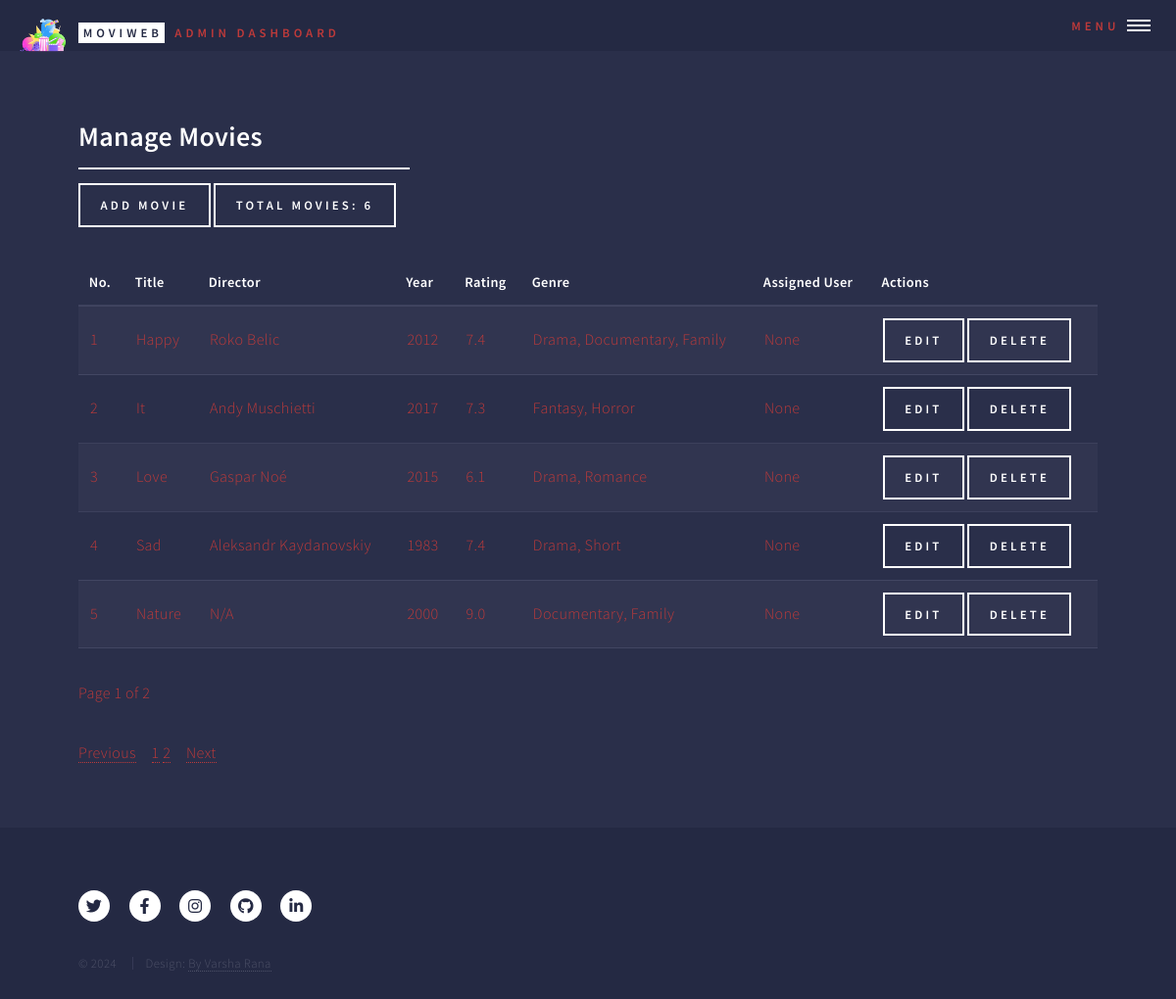
The app's page /admin/manage_movies (signed in) with its own data.
### models.py (models this page shows)
class Movie(db.Model):
    __tablename__ = 'movie'
    id = db.Column(db.Integer, primary_key=True)
    title = db.Column(db.String(100), nullable=False)
    year = db.Column(db.Integer, nullable=False)
    rating = db.Column(db.Float, nullable=False)
    poster = db.Column(db.String(255))  # Optional field to store movie posters
    plot = db.Column(db.Text)  # Optional field to store the plot
    imdbID = db.Column(db.String(255), nullable=True)  # IMDb ID or link
    user_id = db.Column(db.Integer, db.ForeignKey('user.id'))
    admin_id = db.Column(db.Integer, db.ForeignKey('admin.id'))
    director_id = db.Column(db.Integer, db.ForeignKey('director.id'), nullable=False)  # Foreign key to Director
    genres = db.relationship('Genre', secondary=movie_genre, backref='movies')
    favorites = db.relationship('Favorite', back_populates='movie', lazy=True)  # Add this line

class Director(db.Model):
    __tablename__ = 'director'
    id = db.Column(db.Integer, primary_key=True)
    name = db.Column(db.String(100), nullable=False, unique=True)
    movies = db.relationship('Movie', backref='director', lazy=True)

class Genre(db.Model):
    __tablename__ = 'genre'
    id = db.Column(db.Integer, primary_key=True)
    name = db.Column(db.String(50), unique=True, nullable=False)

### blueprints/admin.py (the view)
@admin_bp.route('/manage_movies')
def manage_movies():
    if 'admin_id' not in session:
        session.clear()
        current_cache = current_app.extensions['cache']
        if current_cache and hasattr(current_cache, 'clear'):
            current_cache.clear()
        return redirect(url_for('login'))
    admin_id = session['admin_id']
    admin = Admin.query.get(admin_id)
    num_movies = Movie.query.filter_by(admin_id=admin_id).count()
    total_num_movies = Movie.query.count()
    page = request.args.get('page', 1, type=int)
    per_page = 5
    movies = Movie.query.filter_by(admin_id=admin_id).paginate(page=page, per_page=per_page)
    if request.headers.get('X-Requested-With') == 'XMLHttpRequest':
        return render_template('partials/manage_movies_content.html',
                               num_movies=num_movies,
                               movies=movies,
                               admin=admin)
    return render_template('manage_movies.html',
                           num_movies=num_movies,
                           movies=movies,
                           admin=admin,
                           total_num_movies=total_num_movies
                           )

### templates/admin/manage_movies.html (shortened to what this page needs)
<!DOCTYPE HTML>
<html>
<head>
    <link rel="stylesheet" href="../../static/css/main.css"/>
</head>
<body class="is-preload">
<div id="wrapper">
    <header id="header" class="alt">
        {% include 'partials/admin_header.html' %}
    </header>
    <div id="main">
        <section id="movies">
            <div class="inner">
                <header class="major">
                    <h2>Manage Movies</h2>
                    <a href="{{ url_for('admin_bp.add_movie') }}" class="button">Add Movie</a>
                    <label class="button">Total Movies: {{ num_movies }}</label>
                </header>
                {% include 'partials/manage_movies_content.html' %}
            </div>
        </section>
    </div>
    <footer id="footer">
        {% include 'partials/movie_web_app_footer.html' %}
    </footer>
</div>
</body>
</html>

### templates/partials/manage_movies_content.html
<div id="movie-table-container">
    <table id="movie-table">
        <thead>
        <tr>
            <th>No.</th>
            <th>Title</th>
            <th>Director</th>
            <th>Year</th>
            <th>Rating</th>
            <th>Genre</th>
            <th>Assigned User</th>
            <th>Actions</th>
        </tr>
        </thead>
        <tbody>
        {% set start_no = (movies.page - 1) * movies.per_page + 1 %}
        {% for movie in movies.items %}
        <tr>
            <td>{{ start_no + loop.index0 }}</td>
            <td>{{ movie.title }}</td>
            <td>{{ movie.director.name }}</td>
            <td>{{ movie.year }}</td>
            <td>{{ movie.rating }}</td>
            <td>
                {% for genre in movie.genres %}
                {{ genre.name }}{% if not loop.last %}, {% endif %}
                {% endfor %}
            </td>
            <td>{{ movie.user.name if movie.user else 'None' }}</td>
            <td>
                <a href="{{ url_for('admin_bp.edit_movie', movie_id=movie.id) }}"
                   class="button">Edit</a>
                <form action="{{ url_for('admin_bp.delete_movie', movie_id=movie.id) }}" method="post"
                      style="display:inline;">
                    <input type="submit" value="Delete" class="button"/>
                </form>
            </td>
        </tr>
        {% endfor %}
        </tbody>
    </table>
    <p>Page {{ movies.page }} of {{ movies.pages }}</p>
</div>
<div id="pagination-container-movies">
    <nav aria-label="Page navigation">
        <ul class="pagination">
            {% if movies.has_prev %}
            <li class="page-item">
                <a class="page-link" href="{{ url_for('admin_bp.manage_movies', page=movies.prev_num) }}">Previous</a>
            </li>
            {% else %}
            <li class="page-item disabled">
                <a class="page-link" href="#">Previous</a>
            </li>
            {% endif %}
            {% for page_num in movies.iter_pages() %}
            {% if page_num %}
            <li class="page-item {% if page_num == movies.page %}active{% endif %}">
                <a class="page-link" href="{{ url_for('admin_bp.manage_movies', page=page_num) }}">{{ page_num }}</a>
            </li>
            {% else %}
            <li class="page-item disabled">
                <a class="page-link" href="#">...</a>
            </li>
            {% endif %}
            {% endfor %}
            {% if movies.has_next %}
            <li class="page-item">
                <a class="page-link" href="{{ url_for('admin_bp.manage_movies', page=movies.next_num) }}">Next</a>
            </li>
            {% else %}
            <li class="page-item disabled">
                <a class="page-link" href="#">Next</a>
            </li>
            {% endif %}
        </ul>
    </nav>
</div>

### records on screen
Movie: start_no+loop.index0 "1", title "Happy", director.name "Roko Belic", year "2012", rating "7.4", user "None"
Genre: name "Drama"
Genre: name "Documentary"
Genre: name "Family"
Movie: index0 "2", title "It", director.name "Andy Muschietti", year "2017", rating "7.3", user "None"
Genre: name "Fantasy"
Genre: name "Horror"
Movie: index0 "3", title "Love", director.name "Gaspar Noé", year "2015", rating "6.1", user "None"
Genre: name "Romance"
Movie: index0 "4", title "Sad", director.name "Aleksandr Kaydanovskiy", year "1983", rating "7.4", user "None"
Genre: name "Short"
Movie: index0 "5", title "Nature", director.name "N/A", year "2000", rating "9.0", user "None"

### other values on screen
{{ num_movies }} "6"
{{ movies.page }} "1"
{{ movies.pages }} "2"
{{ page_num }} "1" "2"
